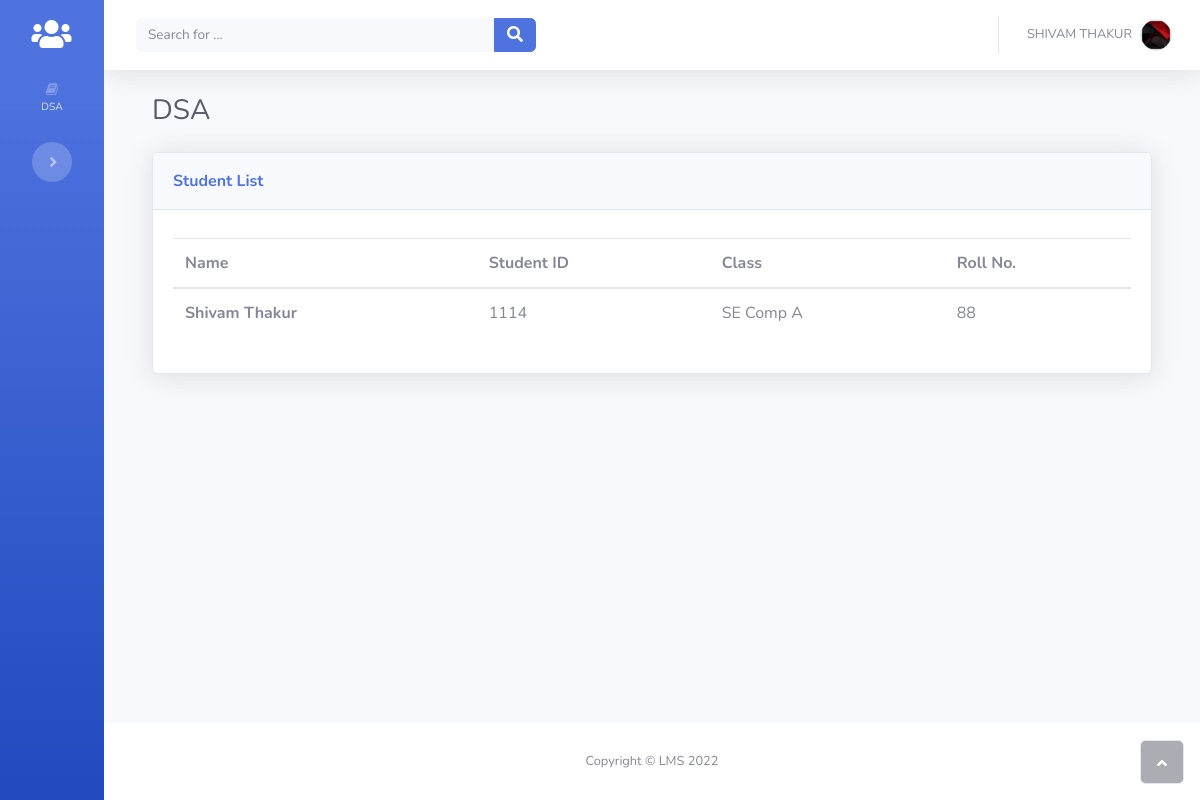
Screenshot of /teachers/classroom/LAKIAI35/students/ (signed in) with the database file from the repository.
### accounts/models.py (models this page shows, shortened)
class Classroom(models.Model):
    teacher = models.ForeignKey(
        "Teacher",
        on_delete=models.CASCADE,
        blank=False,
        related_name='classrooms')
    subject = models.CharField(
        _("Subject Name"),
        max_length=50,
        blank=False)
    code = models.SlugField(
        _("Subject Code"),
        max_length=10,
        default=random_string,
        unique=True)
    semester = models.PositiveIntegerField(
        blank=False,
        default=1,
        validators=[
            MaxValueValidator(8),
            MinValueValidator(1)
        ]
    )
    created_timestamp = models.DateTimeField(
        default=timezone.now,
        editable=False)
    class Meta:
        verbose_name = _("Classroom")
        verbose_name_plural = _("Classrooms")

class User(AbstractUser):
    is_student = models.BooleanField('student status', default=False)
    is_teacher = models.BooleanField('teacher status', default=False)

class Student(models.Model):
    user = models.OneToOneField(
        User,
        on_delete=models.CASCADE,
        primary_key=True,
        related_name='students')
    current_class = models.ForeignKey(
        "Class",
        verbose_name=_("Class"),
        on_delete=models.CASCADE,
        blank=False,
        related_name='students')
    roll_no = models.PositiveIntegerField(
        _("Roll No."),
        blank=False)
    student_id = models.CharField(
        _("Student ID"),
        max_length=50,
        blank=False,
        unique=True)
    classrooms = models.ManyToManyField("Classroom", related_name='students', blank=True)
    class Meta:
        verbose_name = _("student")
        verbose_name_plural = _("students")
        unique_together = ('roll_no', 'current_class')

class Class(models.Model):
    stream = models.ForeignKey(
        "Stream",
        on_delete=models.CASCADE,
        related_name="classes",
        blank=False)
    name = models.CharField(
        _("Class Name"),
        max_length=250,
        blank=False,
        unique=True)
    semester = models.PositiveIntegerField(
        blank=False,
        default=1,
        validators=[
            MaxValueValidator(8),
            MinValueValidator(1)
        ]
    )
    year = models.PositiveIntegerField(
        blank=False,
        default=2022,
        validators=[
            MaxValueValidator(2030),
            MinValueValidator(2015)
        ]
    )
    class Meta:
        verbose_name = _("class")
        verbose_name_plural = _("classes")
    def __str__(self):
        return self.name

### teachers/views.py (the view)
# urls.py: path('classroom/<slug:code>/students/', ClassroomStudentsView,          name='classroom_students'),
def ClassroomStudentsView(request, code):
    context_dict = {}
    classroom = get_object_or_404(Classroom, code=code)
    context_dict['classroom'] = classroom
    context_dict['classroom_students'] = classroom.students.all()
    return render(request, 'teachers/classroomstudents.html', context=context_dict)

### teachers/templates/teachers/classroomstudents.html (shortened to what this page needs)
{% extends 'teachers/base.html' %} {% load static %} {% block title %}List of Students{% endblock title %} {% block content %}
<div class="container-fluid">
    <h3 class="text-dark mb-4">{{classroom.subject|upper}}</h3>
    <div class="card shadow">
        <div class="card-header py-3">
            <p class="text-primary m-0 font-weight-bold">Student List</p>
        </div>
        <div class="card-body">
            <div class="table-responsive table mt-2" id="dataTable" role="grid" aria-describedby="dataTable_info">
                <table class="table my-0" id="dataTable">
                    <thead>
                        <tr>
                            <th>Name</th>
                            <th>Student ID</th>
                            <th>Class</th>
                            <th>Roll No.</th>
                        </tr>
                    </thead>
                    <tbody>
                        {% for student in classroom_students %}
                        <tr>
                            <td><strong>{{student.user.first_name}} {{student.user.last_name}}</strong></td>
                            <td>{{student.student_id}}</td>
                            <td>{{student.current_class}}</td>
                            <td>{{student.roll_no}}</td>
                        </tr>
                        {% endfor %}
                    </tbody>
                </table>
            </div>
        </div>
    </div>
</div>
{% endblock content %}

### teachers/templates/teachers/base.html (shortened to what this page needs)
<!DOCTYPE html> {% load static %}
<html>
<head>
    <link rel="stylesheet" href="{% static 'teachers/bootstrap/css/bootstrap.min.css' %}" />
    <link rel="stylesheet" href="https://use.fontawesome.com/releases/v5.12.0/css/all.css" />
    <link rel="stylesheet" href="https://cdnjs.cloudflare.com/ajax/libs/font-awesome/4.7.0/css/font-awesome.min.css" />
    <link rel="stylesheet" href="{% static 'teachers/fonts/fontawesome5-overrides.min.css' %}" />
</head>
<body id="page-top">
    <div id="wrapper">
        <nav class="navbar navbar-dark align-items-start sidebar sidebar-dark accordion bg-gradient-primary p-0  toggled">
            <div class="container-fluid d-flex flex-column p-0">
                <a class="navbar-brand d-flex justify-content-center align-items-center sidebar-brand m-0" href="{% url 'teachers:dashboard' %}">
                    <div class="sidebar-brand-icon"><i class="fas fa-users"></i></div>
                </a>
                <ul class="navbar-nav text-light" id="accordionSidebar">
                    {% for classrom in user.teachers.classrooms.all %}
                    <li class="nav-item">
                        <a class="nav-link" href="{% url 'teachers:classroom_detail' code=classrom.code %}"><i
                                class="fa fa-book"></i><span>{{ classrom.subject }}</span></a>
                    </li>
                    {% endfor %}
                </ul>
                <div class="text-center d-none d-md-inline">
                    <button class="btn rounded-circle border-0" id="sidebarToggle" type="button"></button>
                </div>
            </div>
        </nav>
        <div class="d-flex flex-column" id="content-wrapper">
            <div id="content">
                <nav class="navbar navbar-light navbar-expand bg-white shadow mb-4 topbar static-top">
                    <div class="container-fluid">
                        <form class="form-inline d-none d-sm-inline-block mr-auto ml-md-3 my-2 my-md-0 mw-100 navbar-search">
                            <div class="input-group">
                                <input class="bg-light form-control border-0 small" type="text" placeholder="Search for ..." />
                                <div class="input-group-append">
                                    <button class="btn btn-primary py-0" type="button">
                                        <i class="fas fa-search"></i>
                                    </button>
                                </div>
                            </div>
                        </form>
                        <ul class="navbar-nav flex-nowrap ml-auto">
                            <li class="nav-item dropdown no-arrow">
                                <div class="nav-item dropdown no-arrow">
                                    <a class="dropdown-toggle nav-link" aria-expanded="false" data-toggle="dropdown" href="#"><span
                                            class="d-none d-lg-inline mr-2 text-gray-600 small">{{user.first_name|upper}}
                                            {{user.last_name|upper}}</span><img
                                            class="rounded-circle border img-profile"
                                            src="{% static 'teachers/img/avatars/2022-04-21_15-55-27-569_lQA2GHZJMk.png' %}" /></a>
                                </div>
                            </li>
                        </ul>
                    </div>
                </nav>
                <div class="container">
                    {% block content %}{% endblock content %}
                </div>
            </div>
            <footer class="bg-white sticky-footer">
                <div class="container my-auto">
                    <div class="text-center my-auto copyright">
                        <span>Copyright © LMS 2022</span>
                    </div>
                </div>
            </footer>
        </div>
        <a class="border rounded d-inline scroll-to-top" href="#page-top"><i class="fas fa-angle-up"></i></a>
    </div>
</body>
</html>

### rows the page displays
Classroom: subject "DSA"
User: first_name "SHIVAM", last_name "THAKUR"
Student: user.first_name "Shivam", user.last_name "Thakur", student_id "1114", current_class "SE Comp A", roll_no "88"
